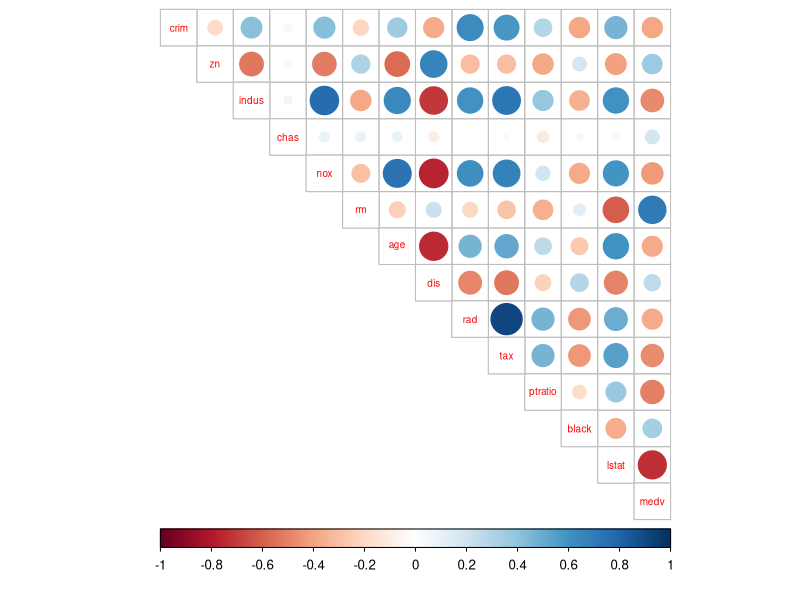
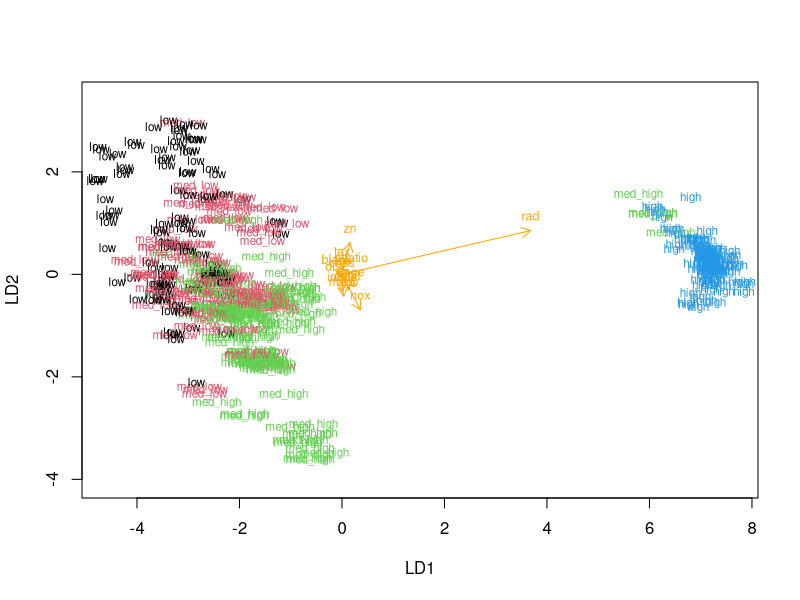

Reproduce these figures in R, in order.
## ---- chunk 1
library(corrplot)
library(tidyverse)
library(MASS)

Boston <- read.table("data/boston3.csv", header=TRUE, sep=",", fileEncoding = 'UTF-8-BOM')

## ---- chunk 2
str(Boston)
## ---- chunk 3
library(corrplot)
library(tidyverse)

# generate and print the correlation matrix
cor_matrix<-cor(Boston) %>% round(digits = 2)
cor_matrix

# plot the correlation matrix
corrplot(cor_matrix, method="circle", type="upper", cl.pos="b", tl.pos = "d", tl.cex = 0.6)
## ---- chunk 4
# center and standardize variables
boston_scaled <- scale(Boston)

# summaries of the scaled variables
summary(boston_scaled)

# class of the boston_scaled object - in this case, a matrix
class(boston_scaled)

# change the object to data frame
boston_scaled <- as.data.frame(boston_scaled)

## ---- chunk 5
# summary of the scaled crime rate
summary(boston_scaled$crim)

# create a quantile vector of crim
bins <- quantile(boston_scaled$crim)
bins


# create a categorical variable 'crime'
labelvector <- c("low", "med_low", "med_high", "high")
crime <- cut(boston_scaled$crim, breaks = bins, include.lowest = TRUE, label=labelvector)
## ---- chunk 6
# remove original crim from the dataset
boston_scaled <- dplyr::select(boston_scaled, -crim)

# add the new categorical value to scaled data
boston_scaled <- data.frame(boston_scaled, crime)

## ---- chunk 7
# number of rows in the Boston dataset 
n <- nrow(boston_scaled)

# choose randomly 80% of the rows
ind <- sample(n,  size = n * 0.8)

# create train set by selecting the row numbers that are saved in ind.
train <- boston_scaled[ind,]

# create test set by subtracting the rows that are used in the train set (note the minus sign)
test <- boston_scaled[-ind,]

# save the correct classes from test data
correct_classes <- test$crime

# remove the crime variable from test data
test <- dplyr::select(test, -crime)

## ---- chunk 8
# linear discriminant analysis. The function takes a formula (like in regression) as a first argument. Use the crime as a target variable and all the other variables as predictors. Hint! You can type target ~ . where the dot means all other variables in the data.
lda.fit <- lda(crime ~ ., data = train)

# print the lda.fit object
lda.fit

# the function for lda biplot arrows
lda.arrows <- function(x, myscale = 1, arrow_heads = 0.1, color = "orange", tex = 0.75, choices = c(1,2)){
  heads <- coef(x)
  arrows(x0 = 0, y0 = 0, 
         x1 = myscale * heads[,choices[1]], 
         y1 = myscale * heads[,choices[2]], col=color, length = arrow_heads)
  text(myscale * heads[,choices], labels = row.names(heads), 
       cex = tex, col=color, pos=3)
}

# target classes as numeric
classes <- as.numeric(train$crime)

# plot the lda results
plot(lda.fit, dimen = 2, col = classes, pch = classes)
lda.arrows(lda.fit, myscale = 1)

## ---- chunk 9

## ---- chunk 10

